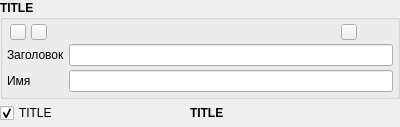
<?xml version="1.0" encoding="UTF-8"?>
<ui version="4.0">
 <class>VariableExtendedListFrame</class>
 <widget class="QWidget" name="VariableExtendedListFrame">
  <property name="geometry">
   <rect>
    <x>0</x>
    <y>0</y>
    <width>400</width>
    <height>119</height>
   </rect>
  </property>
  <property name="windowTitle">
   <string>Form</string>
  </property>
  <layout class="QVBoxLayout" name="verticalLayout">
   <property name="spacing">
    <number>4</number>
   </property>
   <property name="margin">
    <number>0</number>
   </property>
   <item>
    <widget class="QGroupBox" name="adminGroupBox">
     <property name="font">
      <font>
       <weight>75</weight>
       <bold>true</bold>
      </font>
     </property>
     <property name="title">
      <string>TITLE</string>
     </property>
     <layout class="QGridLayout" name="gridLayout">
      <property name="margin">
       <number>4</number>
      </property>
      <property name="spacing">
       <number>4</number>
      </property>
      <item row="1" column="0">
       <widget class="QLabel" name="nameLabel">
        <property name="font">
         <font>
          <weight>50</weight>
          <bold>false</bold>
         </font>
        </property>
        <property name="text">
         <string>Заголовок</string>
        </property>
       </widget>
      </item>
      <item row="1" column="1">
       <widget class="QLineEdit" name="nameEdit">
        <property name="font">
         <font>
          <weight>50</weight>
          <bold>false</bold>
         </font>
        </property>
       </widget>
      </item>
      <item row="2" column="0">
       <widget class="QLabel" name="varNameLabel">
        <property name="font">
         <font>
          <weight>50</weight>
          <bold>false</bold>
         </font>
        </property>
        <property name="text">
         <string>Имя</string>
        </property>
       </widget>
      </item>
      <item row="2" column="1">
       <widget class="QLineEdit" name="varNameEdit">
        <property name="font">
         <font>
          <weight>50</weight>
          <bold>false</bold>
         </font>
        </property>
       </widget>
      </item>
      <item row="0" column="0">
       <layout class="QHBoxLayout" name="horizontalLayout_3">
        <property name="spacing">
         <number>2</number>
        </property>
        <item>
         <widget class="QPushButton" name="upButton">
          <property name="sizePolicy">
           <sizepolicy hsizetype="Fixed" vsizetype="Fixed">
            <horstretch>0</horstretch>
            <verstretch>0</verstretch>
           </sizepolicy>
          </property>
          <property name="maximumSize">
           <size>
            <width>16</width>
            <height>16</height>
           </size>
          </property>
          <property name="font">
           <font>
            <weight>50</weight>
            <bold>false</bold>
           </font>
          </property>
          <property name="text">
           <string/>
          </property>
          <property name="icon">
           <iconset resource="../../Resources.qrc">
            <normaloff>:/images/Up.png</normaloff>:/images/Up.png</iconset>
          </property>
          <property name="iconSize">
           <size>
            <width>14</width>
            <height>14</height>
           </size>
          </property>
         </widget>
        </item>
        <item>
         <widget class="QPushButton" name="downButton">
          <property name="sizePolicy">
           <sizepolicy hsizetype="Fixed" vsizetype="Fixed">
            <horstretch>0</horstretch>
            <verstretch>0</verstretch>
           </sizepolicy>
          </property>
          <property name="maximumSize">
           <size>
            <width>16</width>
            <height>16</height>
           </size>
          </property>
          <property name="font">
           <font>
            <weight>50</weight>
            <bold>false</bold>
           </font>
          </property>
          <property name="text">
           <string/>
          </property>
          <property name="icon">
           <iconset resource="../../Resources.qrc">
            <normaloff>:/images/Down.png</normaloff>:/images/Down.png</iconset>
          </property>
          <property name="iconSize">
           <size>
            <width>14</width>
            <height>14</height>
           </size>
          </property>
         </widget>
        </item>
        <item>
         <spacer name="horizontalSpacer_2">
          <property name="orientation">
           <enum>Qt::Horizontal</enum>
          </property>
          <property name="sizeType">
           <enum>QSizePolicy::Fixed</enum>
          </property>
          <property name="sizeHint" stdset="0">
           <size>
            <width>15</width>
            <height>0</height>
           </size>
          </property>
         </spacer>
        </item>
       </layout>
      </item>
      <item row="0" column="1">
       <layout class="QHBoxLayout" name="horizontalLayout_2">
        <property name="spacing">
         <number>2</number>
        </property>
        <item>
         <spacer name="horizontalSpacer">
          <property name="orientation">
           <enum>Qt::Horizontal</enum>
          </property>
          <property name="sizeHint" stdset="0">
           <size>
            <width>0</width>
            <height>0</height>
           </size>
          </property>
         </spacer>
        </item>
        <item>
         <widget class="QPushButton" name="editButton">
          <property name="sizePolicy">
           <sizepolicy hsizetype="Fixed" vsizetype="Fixed">
            <horstretch>0</horstretch>
            <verstretch>0</verstretch>
           </sizepolicy>
          </property>
          <property name="maximumSize">
           <size>
            <width>16</width>
            <height>16</height>
           </size>
          </property>
          <property name="font">
           <font>
            <weight>50</weight>
            <bold>false</bold>
           </font>
          </property>
          <property name="text">
           <string/>
          </property>
          <property name="icon">
           <iconset resource="../../Resources.qrc">
            <normaloff>:/images/Pencil.png</normaloff>:/images/Pencil.png</iconset>
          </property>
         </widget>
        </item>
        <item>
         <widget class="QPushButton" name="copyButton">
          <property name="sizePolicy">
           <sizepolicy hsizetype="Fixed" vsizetype="Fixed">
            <horstretch>0</horstretch>
            <verstretch>0</verstretch>
           </sizepolicy>
          </property>
          <property name="maximumSize">
           <size>
            <width>16</width>
            <height>16</height>
           </size>
          </property>
          <property name="font">
           <font>
            <weight>50</weight>
            <bold>false</bold>
           </font>
          </property>
          <property name="text">
           <string/>
          </property>
          <property name="icon">
           <iconset resource="../../Resources.qrc">
            <normaloff>:/images/CopyComponent.png</normaloff>:/images/CopyComponent.png</iconset>
          </property>
          <property name="flat">
           <bool>true</bool>
          </property>
         </widget>
        </item>
        <item>
         <widget class="QPushButton" name="deleteButton">
          <property name="sizePolicy">
           <sizepolicy hsizetype="Fixed" vsizetype="Fixed">
            <horstretch>0</horstretch>
            <verstretch>0</verstretch>
           </sizepolicy>
          </property>
          <property name="maximumSize">
           <size>
            <width>16</width>
            <height>16</height>
           </size>
          </property>
          <property name="font">
           <font>
            <weight>50</weight>
            <bold>false</bold>
           </font>
          </property>
          <property name="text">
           <string/>
          </property>
          <property name="icon">
           <iconset resource="../../Resources.qrc">
            <normaloff>:/images/Delete.png</normaloff>:/images/Delete.png</iconset>
          </property>
          <property name="flat">
           <bool>true</bool>
          </property>
         </widget>
        </item>
       </layout>
      </item>
     </layout>
    </widget>
   </item>
   <item>
    <layout class="QHBoxLayout" name="horizontalLayout">
     <property name="spacing">
      <number>4</number>
     </property>
     <item>
      <widget class="QCheckBox" name="useCheckBox">
       <property name="sizePolicy">
        <sizepolicy hsizetype="MinimumExpanding" vsizetype="Fixed">
         <horstretch>0</horstretch>
         <verstretch>0</verstretch>
        </sizepolicy>
       </property>
       <property name="text">
        <string>TITLE</string>
       </property>
       <property name="checked">
        <bool>true</bool>
       </property>
      </widget>
     </item>
     <item>
      <widget class="QLabel" name="titleLabel">
       <property name="sizePolicy">
        <sizepolicy hsizetype="MinimumExpanding" vsizetype="Preferred">
         <horstretch>0</horstretch>
         <verstretch>0</verstretch>
        </sizepolicy>
       </property>
       <property name="font">
        <font>
         <weight>75</weight>
         <bold>true</bold>
        </font>
       </property>
       <property name="text">
        <string>TITLE</string>
       </property>
      </widget>
     </item>
     <item>
      <widget class="QPushButton" name="lockButton">
       <property name="maximumSize">
        <size>
         <width>20</width>
         <height>20</height>
        </size>
       </property>
       <property name="text">
        <string/>
       </property>
       <property name="icon">
        <iconset resource="../../Resources.qrc">
         <normaloff>:/images/Unlock.png</normaloff>:/images/Unlock.png</iconset>
       </property>
       <property name="iconSize">
        <size>
         <width>20</width>
         <height>20</height>
        </size>
       </property>
       <property name="flat">
        <bool>true</bool>
       </property>
      </widget>
     </item>
    </layout>
   </item>
   <item>
    <widget class="QWidget" name="userWidget" native="true">
     <layout class="QVBoxLayout" name="userLayout">
      <property name="spacing">
       <number>0</number>
      </property>
      <property name="margin">
       <number>0</number>
      </property>
     </layout>
    </widget>
   </item>
  </layout>
 </widget>
 <resources>
  <include location="../../Resources.qrc"/>
 </resources>
 <connections/>
</ui>
